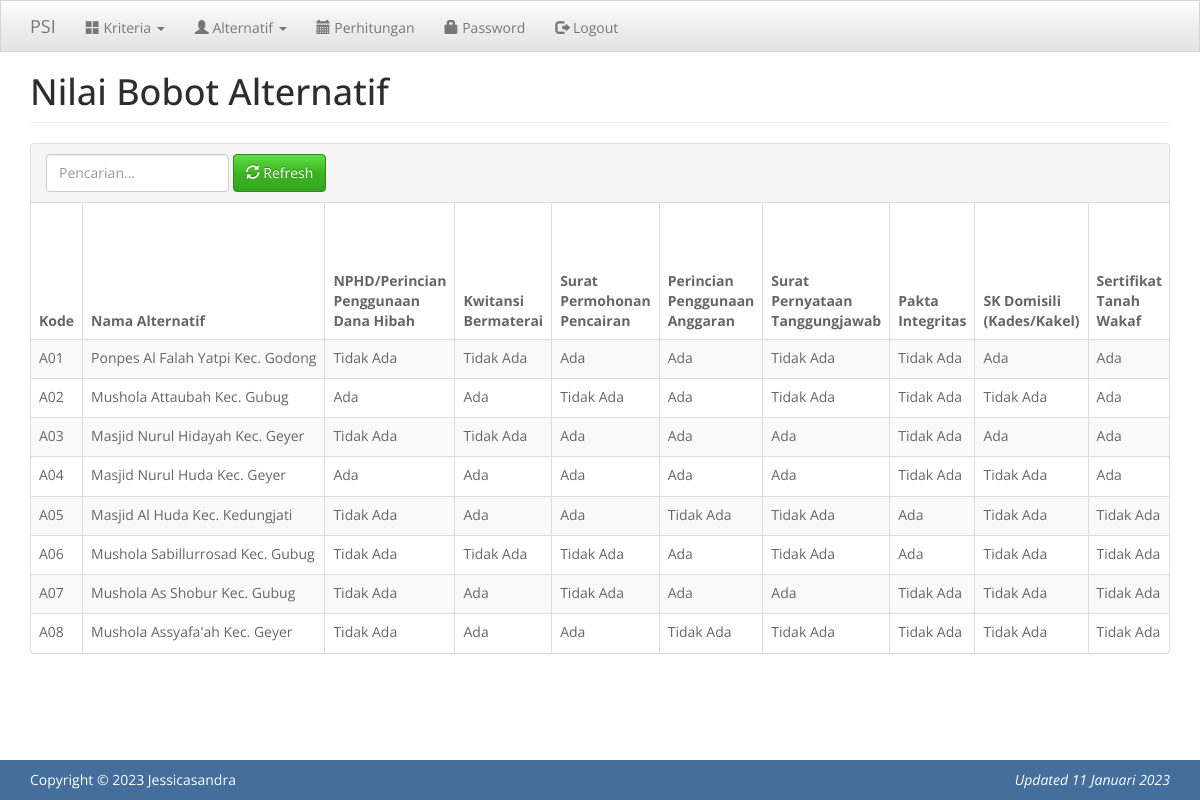
The page /index.php?m=rel_alternatif (signed in) on the database its author committed.
### tables this page shows
CREATE TABLE `tb_kriteria` (
  `kode_kriteria` varchar(16) NOT NULL,
  `nama_kriteria` varchar(256) DEFAULT NULL,
  `atribut` varchar(16) DEFAULT NULL,
  PRIMARY KEY (`kode_kriteria`)
);

CREATE TABLE `tb_alternatif` (
  `kode_alternatif` varchar(16) NOT NULL,
  `nama_alternatif` varchar(256) DEFAULT NULL,
  `keterangan` text DEFAULT NULL,
  PRIMARY KEY (`kode_alternatif`)
);

CREATE TABLE `tb_subkriteria` (
  `kode_subkriteria` int(11) NOT NULL AUTO_INCREMENT,
  `kode_kriteria` varchar(16) DEFAULT NULL,
  `nama_subkriteria` varchar(255) DEFAULT NULL,
  `nilai` double DEFAULT NULL,
  PRIMARY KEY (`kode_subkriteria`)
);

### config.php (called while the page is built)
<?php
$config["server"] = 'localhost';
$config["username"] = 'root';
$config["password"] = '';
$config["database_name"] = 'psi';

### functions.php (called while the page is built, shortened)
<?php
include 'config.php';
include 'includes/db.php';
$db = new DB($config['server'], $config['username'], $config['password'], $config['database_name']);
$rows = $db->get_results("SELECT * FROM tb_subkriteria ORDER BY kode_subkriteria");
foreach ($rows as $row) {
    $SUBKRITERIA[$row->kode_subkriteria] = $row;
}
function get_rel_alternatif()
{
    global $db;
    $rows = $db->get_results("SELECT *
        FROM tb_rel_alternatif
        ORDER BY kode_alternatif, kode_kriteria");
    $data = array();
    foreach ($rows as $row) {
        $data[$row->kode_alternatif][$row->kode_kriteria] = $row->kode_subkriteria;
    }
    return $data;
}

### includes/db.php (called while the page is built, shortened)
<?php
class DB
{
    var $conn = null;
    public function __construct($host, $username, $passwd, $dbname)
    {
        $this->conn = mysqli_connect($host, $username, $passwd, $dbname);
    }
    public function query($sql)
    {
        $query = mysqli_query($this->conn, $sql) or die('<pre>Error mysqli_query: ' . mysqli_error($this->conn) . '<br />' . $sql . '</pre>');
        return $query;
    }
    public function get_results($sql)
    {
        $query = $this->query($sql);
        $arr = array();
        while ($row = mysqli_fetch_object($query)) {
            $arr[] = $row;
        }
        return $arr;
    }
}

### rel_alternatif.php (the view, shortened to what this page needs)
<div class="page-header">
    <h1>Nilai Bobot Alternatif</h1>
</div>
<div class="panel panel-default">
    <div class="panel-heading">
        <form class="form-inline">
            <div class="form-group">
                <input class="form-control" type="text" name="q" value="<?= input_get('q') ?>" placeholder="Pencarian..." />
            </div>
            <div class="form-group">
                <button class="btn btn-success"><span class="glyphicon glyphicon-refresh"></span> Refresh</a>
            </div>
        </form>
    </div>
    <div class="table-responsive">
        <table class="table table-bordered table-hover table-striped">
            <thead>
                <tr>
                    <th>Kode</th>
                    <th>Nama Alternatif</th>
                    <?php
                    $rows = $db->get_results("SELECT nama_kriteria FROM tb_kriteria");
                    foreach ($rows as $row) {
                        echo "<th>$row->nama_kriteria</th>";
                    }
                    ?>
                </tr>
            </thead>
            <tbody>
                <?php
                $q = esc_field(input_get('q'));
                $rows = $db->get_results("SELECT * FROM tb_alternatif
                WHERE
                    kode_alternatif LIKE '%$q%'
                    OR nama_alternatif LIKE '%$q%'
                    OR keterangan LIKE '%$q%'
                ORDER BY kode_alternatif");
                $rel_alternatif = get_rel_alternatif();
                foreach ($rows as $row) : ?>
                    <tr class="nw">
                        <td><?= $row->kode_alternatif ?></td>
                        <td><?= $row->nama_alternatif; ?></td>
                        <?php foreach ($rel_alternatif[$row->kode_alternatif] as $k => $v) : ?>
                            <td><?= isset($SUBKRITERIA[$v]) ? $SUBKRITERIA[$v]->nama_subkriteria : '' ?></td>
                        <?php endforeach ?>
                    </tr>
                <?php endforeach; ?>
            </tbody>
        </table>
    </div>
</div>

### assets/css/general.css (style rules this page uses)
html { position: relative; min-height: 100%; }
body { margin-bottom: 70px; }
.page-header { margin-top: 0; padding-bottom: 0; }
.page-header h1 { margin-top: 0; }
.nw { white-space: nowrap; }

### rows shown on the page
tb_kriteria: nama_kriteria "NPHD/Perincian Penggunaan Dana Hibah"
tb_kriteria: nama_kriteria "Kwitansi Bermaterai"
tb_kriteria: nama_kriteria "Surat Permohonan Pencairan"
tb_kriteria: nama_kriteria "Perincian Penggunaan Anggaran"
tb_kriteria: nama_kriteria "Surat Pernyataan Tanggungjawab"
tb_kriteria: nama_kriteria "Pakta Integritas"
tb_kriteria: nama_kriteria "SK Domisili (Kades/Kakel)"
tb_kriteria: nama_kriteria "Sertifikat Tanah Wakaf"
tb_alternatif: kode_alternatif "A01", nama_alternatif "Ponpes Al Falah Yatpi Kec. Godong", kode_alternatif.nama_subkriteria "Tidak Ada", kode_alternatif.nama_subkriteria "Ada"
tb_alternatif: kode_alternatif "A02", nama_alternatif "Mushola Attaubah Kec. Gubug", kode_alternatif.nama_subkriteria "Ada", kode_alternatif.nama_subkriteria "Tidak Ada"
tb_alternatif: kode_alternatif "A03", nama_alternatif "Masjid Nurul Hidayah Kec. Geyer", kode_alternatif.nama_subkriteria "Tidak Ada", kode_alternatif.nama_subkriteria "Ada"
tb_alternatif: kode_alternatif "A04", nama_alternatif "Masjid Nurul Huda Kec. Geyer", kode_alternatif.nama_subkriteria "Ada", kode_alternatif.nama_subkriteria "Tidak Ada"
tb_alternatif: kode_alternatif "A05", nama_alternatif "Masjid Al Huda Kec. Kedungjati", kode_alternatif.nama_subkriteria "Tidak Ada", kode_alternatif.nama_subkriteria "Ada"
tb_alternatif: kode_alternatif "A06", nama_alternatif "Mushola Sabillurrosad Kec. Gubug", kode_alternatif.nama_subkriteria "Tidak Ada", kode_alternatif.nama_subkriteria "Ada"
tb_alternatif: kode_alternatif "A07", nama_alternatif "Mushola As Shobur Kec. Gubug", kode_alternatif.nama_subkriteria "Tidak Ada", kode_alternatif.nama_subkriteria "Ada"
tb_alternatif: kode_alternatif "A08", nama_alternatif "Mushola Assyafa'ah Kec. Geyer", kode_alternatif.nama_subkriteria "Tidak Ada", kode_alternatif.nama_subkriteria "Ada"
